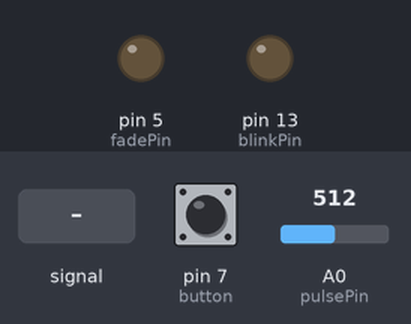
A sketch run on a simulated Arduino Uno, built with avr-gcc and run on an emulated ATmega328P. Parts: output pins drawn as LEDs (lit = HIGH). The inputs (shaded band) are chosen by the test bench; at power-on: A0 (pulsePin) = 512, pin 7 (button) HIGH.

Above: at 0.8 s.
0.9 s: A0 (pulsePin) fed a 2 Hz sine of ±306 counts around its level
At 1.12 s:
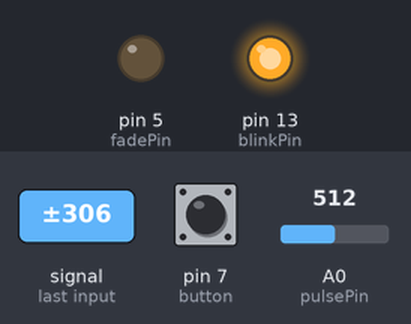
3.9 s: A0 (pulsePin) set to 524
7.3 s: A0 (pulsePin) set to 502
At 8.5 s:
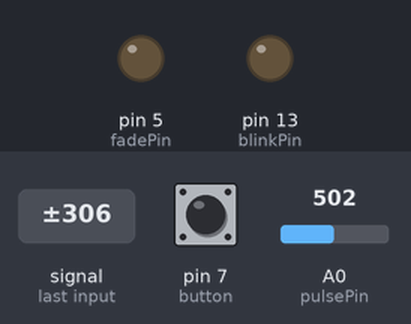
8.8 s: A0 (pulsePin) set to 535
At 9.8 s:
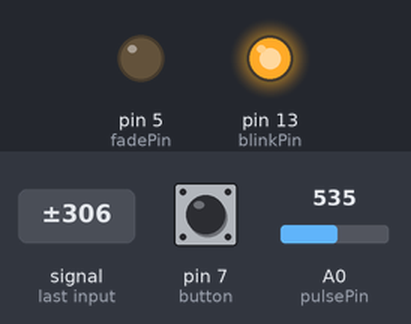
Timing chart, 0 to 11.3 s (numbered marks = the images above; inputs shaded):
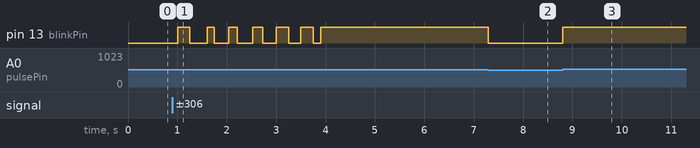

The sketch:

ECG_and_Gyro.ino
```cpp
#include "I2Cdev.h"
#include "MPU6050_6Axis_MotionApps20.h"
#if I2CDEV_IMPLEMENTATION == I2CDEV_ARDUINO_WIRE
    #include "Wire.h"
#endif
MPU6050 mpu;
#define OUTPUT_READABLE_YAWPITCHROLL

int blinkPin = 13;
int fadePin = 5;
volatile int BPM;                   // int that holds raw Analog in 0. updated every 2mS


// MPU control/status vars
bool dmpReady = false;  // set true if DMP init was successful
uint8_t mpuIntStatus;   // holds actual interrupt status byte from MPU
uint8_t devStatus;      // return status after each device operation (0 = success, !0 = error)
uint16_t packetSize;    // expected DMP packet size (default is 42 bytes)
uint16_t fifoCount;     // count of all bytes currently in FIFO
uint8_t fifoBuffer[64]; // FIFO storage buffer

int amplitude = 0; //amplitude measured by gyro
#define button 7 //button to start
int rawY;
int PixelX;
int reading;
int scaledY;
int i = 0;
int WindowsAppWidth = 360;
int WindowsAppHeight = 360;
int terrainCoord;
int ypos;
int xspeed;
long Time = 0;

// orientation/motion vars
Quaternion q;           // [w, x, y, z]         quaternion container
VectorInt16 aa;         // [x, y, z]            accel sensor measurements
VectorInt16 aaReal;     // [x, y, z]            gravity-free accel sensor measurements
VectorInt16 aaWorld;    // [x, y, z]            world-frame accel sensor measurements
VectorFloat gravity;    // [x, y, z]            gravity vector
//float euler[3];         // [psi, theta, phi]    Euler angle container
float ypr[3];           // [yaw, pitch, roll]   yaw/pitch/roll container and gravity vector


// ================================================================
// ===               INTERRUPT DETECTION ROUTINE                ===
// ================================================================

volatile bool mpuInterrupt = false;     // indicates whether MPU interrupt pin has gone high

void dmpDataReady() {
    mpuInterrupt = true;
}

void buttonWait(){
  while (digitalRead(button) == 0)
  delay(100);
  while(digitalRead(button) == 1)
  delay(100);
}

// ================================================================
// ===                      INITIAL SETUP                       ===
// ================================================================

void setup() {
      //new stuff
      pinMode(blinkPin, OUTPUT);
      pinMode(fadePin,OUTPUT);
      interruptSetup();


      #if I2CDEV_IMPLEMENTATION == I2CDEV_ARDUINO_WIRE
          Wire.begin();
          TWBR = 24;
      #elif I2CDEV_IMPLEMENTATION == I2CDEV_BUILTIN_FASTWIRE
          Fastwire::setup(400, true);
      #endif
      Serial.begin(9600);
      while (!Serial);
      mpu.initialize();

      //Serial.println(mpu.testConnection() ? F("MPU6050 connection successful") : F("MPU6050 connection failed"));
      devStatus = mpu.dmpInitialize();
      buttonWait();

      mpu.setXGyroOffset(220);
      mpu.setYGyroOffset(76);
      mpu.setZGyroOffset(-85);
      mpu.setZAccelOffset(1788);

      if (devStatus == 0) {
          //Serial.println(F("Enabling DMP..."));
          mpu.setDMPEnabled(true);
          //Serial.println(F("Enabling interrupt detection (Arduino external interrupt 0)..."));
          attachInterrupt(0, dmpDataReady, RISING);
          mpuIntStatus = mpu.getIntStatus();

          //Serial.println(F("DMP ready! Waiting for first interrupt..."));
          dmpReady = true;
          packetSize = mpu.dmpGetFIFOPacketSize();
      } else {
//          Serial.print(F("DMP Initialization failed (code "));
//          Serial.print(devStatus);
//          Serial.println(F(")"));
      }
}


// ================================================================
// ===                    MAIN PROGRAM LOOP                     ===
// ================================================================
int gyroFxn(){
    //if (!dmpReady) return;
    while (!mpuInterrupt && fifoCount < packetSize)

    mpuInterrupt = false;
    mpuIntStatus = mpu.getIntStatus();

    fifoCount = mpu.getFIFOCount();

    if ((mpuIntStatus & 0x10) || fifoCount == 1024) {
        mpu.resetFIFO();
        //Serial.println(F("FIFO overflow!"));
    } else if (mpuIntStatus & 0x02) {
        while (fifoCount < packetSize) fifoCount = mpu.getFIFOCount();

        mpu.getFIFOBytes(fifoBuffer, packetSize);
        fifoCount -= packetSize;
        #ifdef OUTPUT_READABLE_YAWPITCHROLL
            mpu.dmpGetQuaternion(&q, fifoBuffer);
            mpu.dmpGetGravity(&gravity, &q);
            mpu.dmpGetYawPitchRoll(ypr, &q, &gravity);
//            Serial.print("ypr\t");
//            Serial.print(ypr[0] * 180/M_PI);
//            Serial.print("\t");
//            Serial.print(ypr[1] * 180/M_PI);
//            Serial.print("\t");
//            Serial.println(ypr[2] * 180/M_PI);
            amplitude = ypr[2] * 180/M_PI;

            if (-10 < amplitude && amplitude <= 10){
              amplitude = 0;
            }
              for (int i = 1; i<= 8; i++){
               if(10*i < amplitude && amplitude <= 10*(i+1)){
                 amplitude = i;
                 }
                 else if (-10*i >= amplitude && amplitude > -10*(i+1)){
                   amplitude = -(i);
                 }
              }
              //Serial.println(amplitude);
              return amplitude;
        #endif
    }
}

int heartRateFxn(){
    int coord;
    reading = analogRead(A0);
    rawY = (1023 - reading) - 212;
    scaledY = map(reading, 0, 1023, 0, WindowsAppHeight);
    coord = scaledY;
    //i++;
    return coord;
}

void loop() {
  for (int i = 0; i < 1199; i++) {
    gyroFxn();
    terrainCoord = heartRateFxn();
    terrainCoord *= amplitude;
    terrainCoord = map(terrainCoord, -2000, 2000, 0, WindowsAppHeight);
    Serial.println(heartRateFxn());
  }
  buttonWait();
  Time = millis();
  while(true) {
    gyroFxn();
    ypos = map(amplitude, -8, 8, -3, 3);
    xspeed = map(BPM, 60, 90, 0, 2);
    if (millis() - Time >= 50)
    {
      Time = millis();
      Serial.print(ypos);
      Serial.print(",");
      Serial.println(xspeed);
    }
  }
}
```

Calculate-Heartrate-BMP.ino
```cpp
volatile int rate[10];                    // array to hold last ten IBI values
volatile unsigned long sampleCounter = 0;          // used to determine pulse timing
volatile unsigned long lastBeatTime = 0;           // used to find IBI
volatile int P =512;                      // used to find peak in pulse wave, seeded
volatile int T = 512;                     // used to find trough in pulse wave, seeded
volatile int thresh = 525;                // used to find instant moment of heart beat, seeded
volatile int amp = 100;                   // used to hold amplitude of pulse waveform, seeded
volatile boolean firstBeat = true;        // used to seed rate array so we startup with reasonable BPM
volatile boolean secondBeat = false;      // used to seed rate array so we startup with reasonable BPM

// Volatile Variables, used in the interrupt service routine!
volatile int Signal;                // holds the incoming raw data
volatile int IBI = 600;             // int that holds the time interval between beats! Must be seeded!
volatile boolean Pulse = false;     // "True" when User's live heartbeat is detected. "False" when not a "live beat".
volatile boolean QS = false;        // becomes true when Arduoino finds a beat.

int pulsePin = 0;

void interruptSetup(){
  // Initializes Timer2 to throw an interrupt every 2mS.
  TCCR2A = 0x02;     // DISABLE PWM ON DIGITAL PINS 3 AND 11, AND GO INTO CTC MODE
  TCCR2B = 0x06;     // DON'T FORCE COMPARE, 256 PRESCALER
  OCR2A = 0X7C;      // SET THE TOP OF THE COUNT TO 124 FOR 500Hz SAMPLE RATE
  TIMSK2 = 0x02;     // ENABLE INTERRUPT ON MATCH BETWEEN TIMER2 AND OCR2A
  sei();             // MAKE SURE GLOBAL INTERRUPTS ARE ENABLED
}


// THIS IS THE TIMER 2 INTERRUPT SERVICE ROUTINE.
// Timer 2 makes sure that we take a reading every 2 miliseconds
ISR(TIMER2_COMPA_vect){                         // triggered when Timer2 counts to 124
  cli();                                      // disable interrupts while we do this
  Signal = analogRead(pulsePin);              // read the Pulse Sensor
  sampleCounter += 2;                         // keep track of the time in mS with this variable
  int N = sampleCounter - lastBeatTime;       // monitor the time since the last beat to avoid noise

    //  find the peak and trough of the pulse wave
  if(Signal < thresh && N > (IBI/5)*3){       // avoid dichrotic noise by waiting 3/5 of last IBI
    if (Signal < T){                        // T is the trough
      T = Signal;                         // keep track of lowest point in pulse wave
    }
  }

  if(Signal > thresh && Signal > P){          // thresh condition helps avoid noise
    P = Signal;                             // P is the peak
  }                                        // keep track of highest point in pulse wave

  //  NOW IT'S TIME TO LOOK FOR THE HEART BEAT
  // signal surges up in value every time there is a pulse
  if (N > 250){                                   // avoid high frequency noise
    if ( (Signal > thresh) && (Pulse == false) && (N > (IBI/5)*3) ){
      Pulse = true;                               // set the Pulse flag when we think there is a pulse
      digitalWrite(blinkPin,HIGH);                // turn on pin 13 LED
      IBI = sampleCounter - lastBeatTime;         // measure time between beats in mS
      lastBeatTime = sampleCounter;               // keep track of time for next pulse

      if(secondBeat){                        // if this is the second beat, if secondBeat == TRUE
        secondBeat = false;                  // clear secondBeat flag
        for(int i=0; i<=9; i++){             // seed the running total to get a realisitic BPM at startup
          rate[i] = IBI;
        }
      }

      if(firstBeat){                         // if it's the first time we found a beat, if firstBeat == TRUE
        firstBeat = false;                   // clear firstBeat flag
        secondBeat = true;                   // set the second beat flag
        sei();                               // enable interrupts again
        return;                              // IBI value is unreliable so discard it
      }


      // keep a running total of the last 10 IBI values
      word runningTotal = 0;                  // clear the runningTotal variable

      for(int i=0; i<=8; i++){                // shift data in the rate array
        rate[i] = rate[i+1];                  // and drop the oldest IBI value
        runningTotal += rate[i];              // add up the 9 oldest IBI values
      }

      rate[9] = IBI;                          // add the latest IBI to the rate array
      runningTotal += rate[9];                // add the latest IBI to runningTotal
      runningTotal /= 10;                     // average the last 10 IBI values
      BPM = 60000/runningTotal;               // how many beats can fit into a minute? that's BPM!
      QS = true;                              // set Quantified Self flag
      // QS FLAG IS NOT CLEARED INSIDE THIS ISR
    }
  }

  if (Signal < thresh && Pulse == true){   // when the values are going down, the beat is over
    digitalWrite(blinkPin,LOW);            // turn off pin 13 LED
    Pulse = false;                         // reset the Pulse flag so we can do it again
    amp = P - T;                           // get amplitude of the pulse wave
    thresh = amp/2 + T;                    // set thresh at 50% of the amplitude
    P = thresh;                            // reset these for next time
    T = thresh;
  }

  if (N > 2500){                           // if 2.5 seconds go by without a beat
    thresh = 512;                          // set thresh default
    P = 512;                               // set P default
    T = 512;                               // set T default
    lastBeatTime = sampleCounter;          // bring the lastBeatTime up to date
    firstBeat = true;                      // set these to avoid noise
    secondBeat = false;                    // when we get the heartbeat back
  }

  sei();                                   // enable interrupts when youre done!
}// end isr
```

Measured:
- after the input at 0.9 s, pin 13 (blinkPin): LOW → HIGH after 0.10 s, → LOW 0.24 s later, → HIGH 0.36 s later, → LOW 0.14 s later, … (12 changes in this stretch)
- after the input at 7.3 s, pin 13 (blinkPin): HIGH → LOW at once
- after the input at 8.8 s, pin 13 (blinkPin): LOW → HIGH at once
